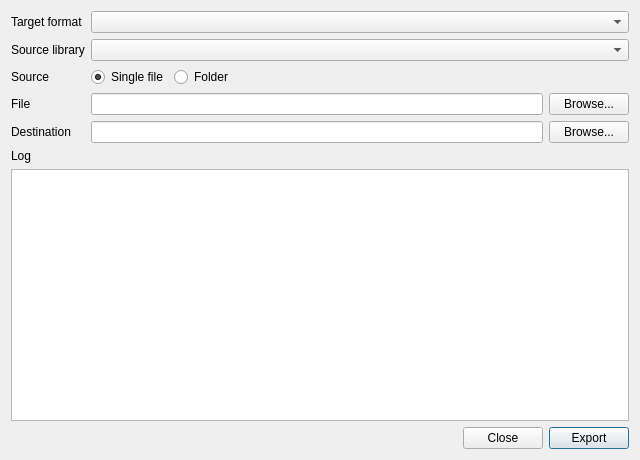
<?xml version="1.0" encoding="UTF-8"?>
<ui version="4.0">
 <class>ExportDialog</class>
 <widget class="QDialog" name="ExportDialog">
  <property name="geometry">
   <rect>
    <x>0</x>
    <y>0</y>
    <width>640</width>
    <height>460</height>
   </rect>
  </property>
  <property name="windowTitle">
   <string>Export</string>
  </property>
  <layout class="QVBoxLayout" name="verticalLayout">
   <item>
    <layout class="QFormLayout" name="formLayout">
     <item row="0" column="0">
      <widget class="QLabel" name="labelFormat">
       <property name="text">
        <string>Target format</string>
       </property>
      </widget>
     </item>
     <item row="0" column="1">
      <widget class="QComboBox" name="comboFormat"/>
     </item>
     <item row="1" column="0">
      <widget class="QLabel" name="labelLibrary">
       <property name="text">
        <string>Source library</string>
       </property>
      </widget>
     </item>
     <item row="1" column="1">
      <widget class="QComboBox" name="comboLibrary"/>
     </item>
     <item row="2" column="0">
      <widget class="QLabel" name="labelSourceMode">
       <property name="text">
        <string>Source</string>
       </property>
      </widget>
     </item>
     <item row="2" column="1">
      <layout class="QHBoxLayout" name="sourceModeLayout">
       <item>
        <widget class="QRadioButton" name="radioSingleFile">
         <property name="text">
          <string>Single file</string>
         </property>
         <property name="checked">
          <bool>true</bool>
         </property>
        </widget>
       </item>
       <item>
        <widget class="QRadioButton" name="radioFolder">
         <property name="text">
          <string>Folder</string>
         </property>
        </widget>
       </item>
       <item>
        <spacer name="sourceModeSpacer">
         <property name="orientation">
          <enum>Qt::Horizontal</enum>
         </property>
         <property name="sizeHint" stdset="0">
          <size>
           <width>40</width>
           <height>20</height>
          </size>
         </property>
        </spacer>
       </item>
      </layout>
     </item>
     <item row="3" column="0">
      <widget class="QLabel" name="labelSourcePath">
       <property name="text">
        <string>File</string>
       </property>
      </widget>
     </item>
     <item row="3" column="1">
      <layout class="QHBoxLayout" name="sourcePathLayout">
       <item>
        <widget class="QLineEdit" name="editSourcePath"/>
       </item>
       <item>
        <widget class="QPushButton" name="btnBrowseSource">
         <property name="text">
          <string>Browse...</string>
         </property>
        </widget>
       </item>
      </layout>
     </item>
     <item row="4" column="0">
      <widget class="QLabel" name="labelDestination">
       <property name="text">
        <string>Destination</string>
       </property>
      </widget>
     </item>
     <item row="4" column="1">
      <layout class="QHBoxLayout" name="destinationPathLayout">
       <item>
        <widget class="QLineEdit" name="editDestinationPath"/>
       </item>
       <item>
        <widget class="QPushButton" name="btnBrowseDestination">
         <property name="text">
          <string>Browse...</string>
         </property>
        </widget>
       </item>
      </layout>
     </item>
    </layout>
   </item>
   <item>
    <widget class="QLabel" name="labelLog">
     <property name="text">
      <string>Log</string>
     </property>
    </widget>
   </item>
   <item>
    <widget class="QPlainTextEdit" name="plainLog">
     <property name="readOnly">
      <bool>true</bool>
     </property>
    </widget>
   </item>
   <item>
    <layout class="QHBoxLayout" name="buttonLayout">
     <item>
      <spacer name="buttonSpacer">
       <property name="orientation">
        <enum>Qt::Horizontal</enum>
       </property>
       <property name="sizeHint" stdset="0">
        <size>
         <width>40</width>
         <height>20</height>
        </size>
       </property>
      </spacer>
     </item>
     <item>
      <widget class="QPushButton" name="btnClose">
       <property name="text">
        <string>Close</string>
       </property>
      </widget>
     </item>
     <item>
      <widget class="QPushButton" name="btnExport">
       <property name="text">
        <string>Export</string>
       </property>
       <property name="default">
        <bool>true</bool>
       </property>
      </widget>
     </item>
    </layout>
   </item>
  </layout>
 </widget>
 <resources/>
 <connections/>
</ui>
